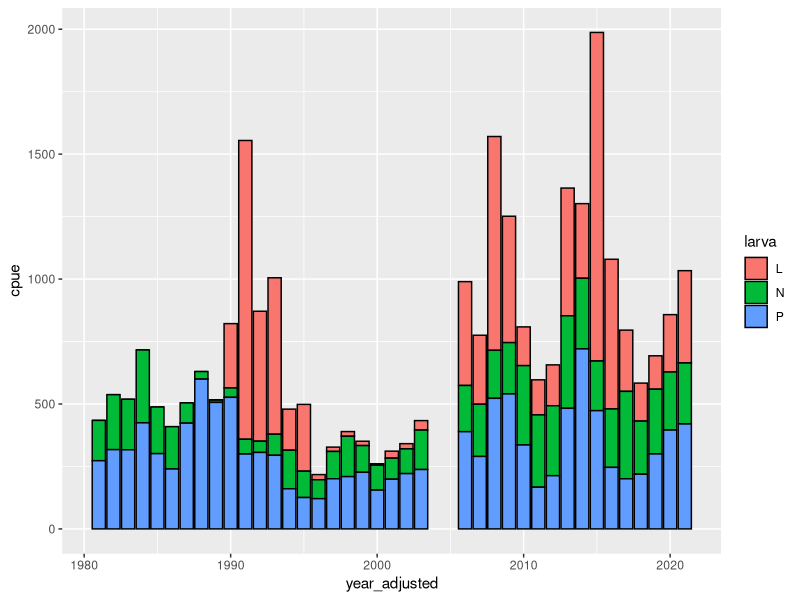
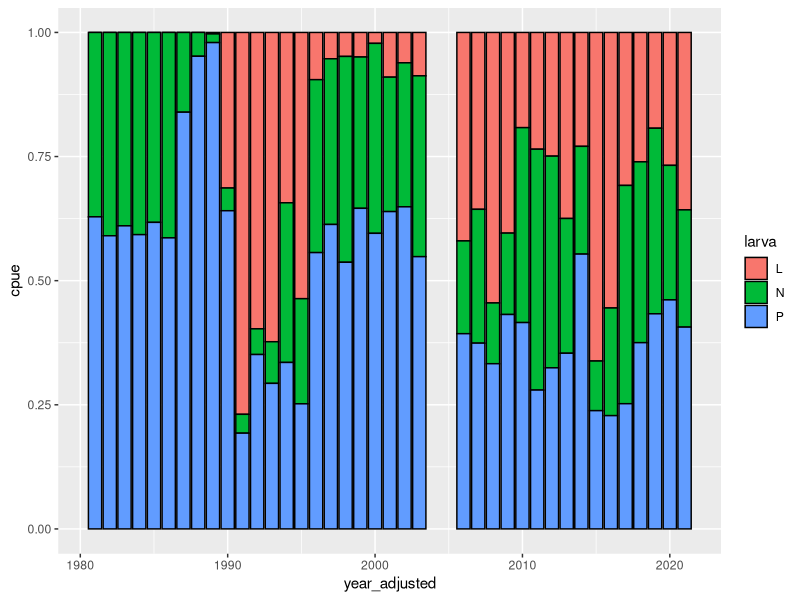
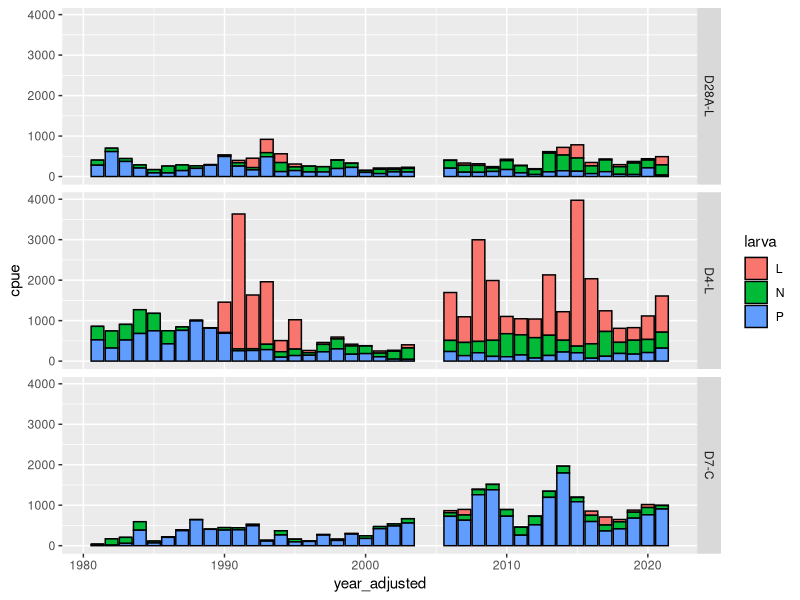
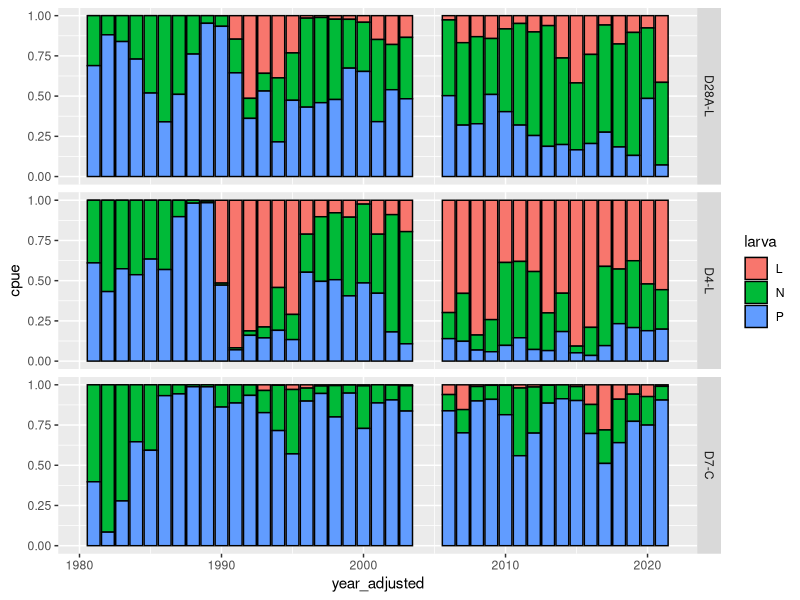
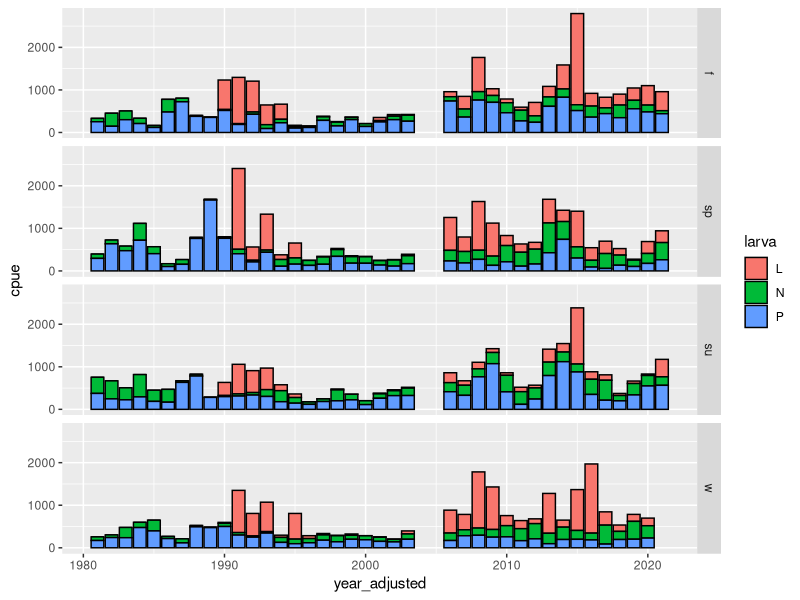
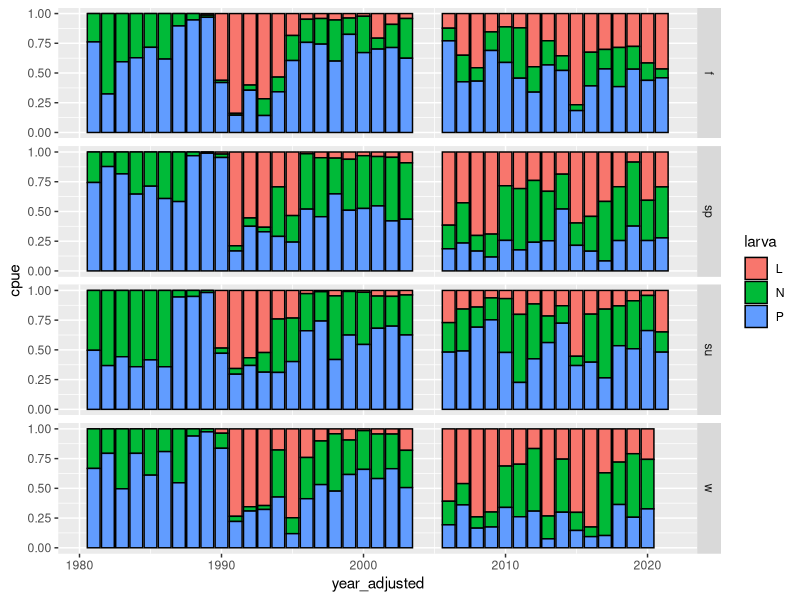
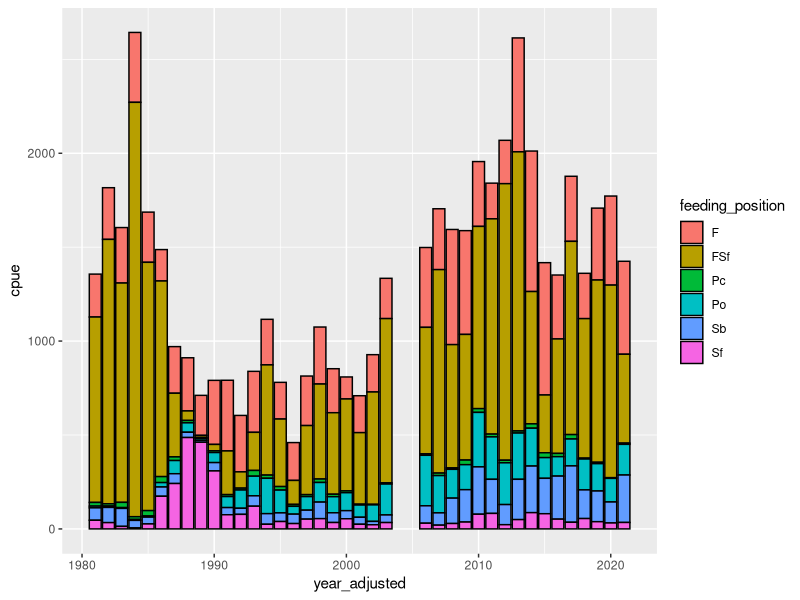
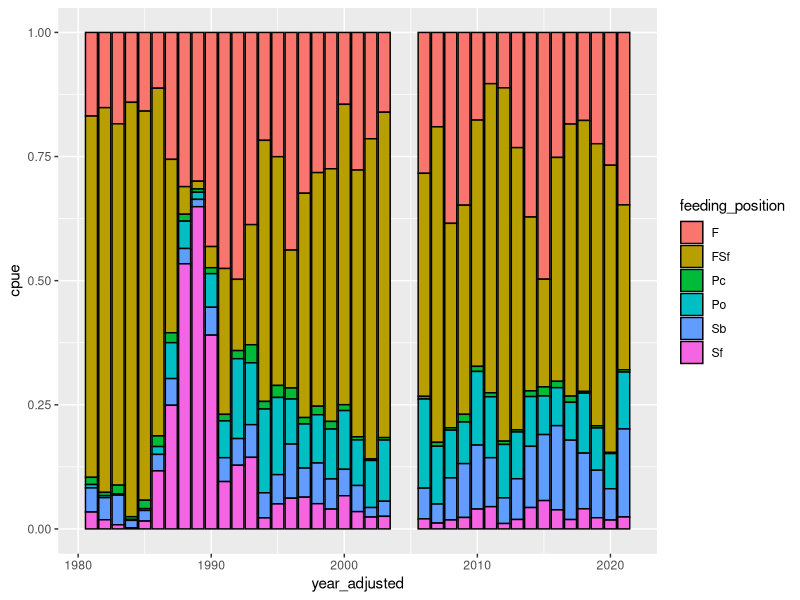

The R script that drew these images, in order: (Note: this script raises an error after producing the figures.)
#Drought traits project
#Benthic invertebrates
#distribution of traits through time
#Leela Dixit

#packages----
#install.packages("tidyverse")
library(tidyverse)
library(stringr)


#read in data----

#three taxa that are not IDed below family level
high_taxa <- c(1090, 1270, 1290 )

#three new taxa that don't have size data yet
new_taxa <- c(4740, 5130, 6565)

#abundances for the common 10 stn taxa by station and month (n = 66)
abund10stn <- read_csv("./benthic/data_output/benthic_common10_abundances_by_station.csv") %>% 
  #drop the three taxa that are not IDed below family level
  filter(!(organism_code %in% high_taxa) & !(organism_code %in% new_taxa))

#trait data for the common 10 stn taxa
#mostly just origin and size data but also more trait data for the 14 dominant taxa
traits <- read_csv("./benthic/data_output/benthic_common10_by_stn_trait_data_filled_06162025.csv") %>% 
  glimpse()

#categorical salinity data
sal <- read_csv("./benthic/data_output/psu_categories_stn_yr.csv")

#format trait data----

#only keep planktonic larvae and trophic habit info
traits_pt <- traits %>%
  select(prop_d28, prop_d4, prop_d7,
         organism_code,
         native,
         target_taxon_name,
         trait,
         trait_value) %>%
  #only keeping larva and trophic habit trait data
  filter(trait %in% c("larva", "feeding_position")) %>%
  #pivot trait values so they each have their own column
  pivot_wider(names_from = trait,
              values_from = trait_value)

#format abundance data and summarize it by trait data---------

#add season column
abund10stn_seas <- abund10stn %>% 
  mutate(
    #add season column
    season = as.factor(
      case_when(month==12 | month==1 | month==2 ~ "w"
                ,month==3 | month==4 | month==5 ~ "sp"
                ,month==6 | month==7 | month==8 ~ "su"
                ,month==9 | month==10 | month==11 ~ "f"
      )),.after = month) %>% 
  glimpse()

#join trait data to abundance data
abund_trait <- abund10stn_seas %>% 
  left_join(traits_pt) %>% 
  glimpse()

#trait/abund data without clams

clam <- c("6730","6890")

abund_trait_noclam <- abund_trait %>% 
  filter(!(organism_code %in% clam))

#with clams: sum CPUE by trait----

#sum station by larva
abund_trait_disp <- abund_trait %>% 
  #sum cpue within station by larva
  group_by(station_code,year_adjusted, season, larva) %>% 
  summarise(cpue = (mean_cpue),.groups ='drop') %>% 
  glimpse()

#sum station by trophic habit
abund_trait_tro <- abund_trait %>%
  #sum cpue within station by trophic habit
  group_by(station_code,year_adjusted, season, feeding_position) %>% 
  summarise(cpue = (mean_cpue),.groups ='drop') %>% 
  glimpse()

#sum station by larva and trophic habit
abund_trait_disp_tro <- abund_trait %>% 
  #sum cpue within station by larva and trophic habit
  group_by(station_code,year_adjusted, season, larva, feeding_position) %>% 
  summarise(cpue = (mean_cpue),.groups ='drop') %>% 
  glimpse()

#sum station by larva, th, and origin
abund_trait_disp_tro_orig <- abund_trait %>% 
  #sum cpue within station by larva, th, and origin
  group_by(station_code,year_adjusted, season, native, larva, feeding_position) %>% 
  summarise(cpue = (mean_cpue),.groups ='drop') %>% 
  glimpse()


#mean CPUE at different time scales per trait----

#larva
#sum by year and station for larva
abund_trait_disp_stn_yr <- abund_trait_disp %>% 
  group_by(station_code,year_adjusted, larva) %>% 
  summarise(cpue = mean(cpue),.groups ='drop') %>% 
  glimpse()

#sum by year and season for larva
abund_trait_disp_seas_yr <- abund_trait_disp %>% 
  group_by(year_adjusted, season, larva) %>% 
  summarise(cpue = mean(cpue),.groups ='drop') %>% 
  glimpse()

#summarize by year for larva
abund_trait_disp_yr <- abund_trait_disp %>% 
  group_by(year_adjusted, larva) %>% 
  summarise(cpue = mean(cpue),.groups ='drop') %>% 
  glimpse()

#trophic habit
#sum by year and station for trophic habit
abund_trait_tro_stn_yr <- abund_trait_tro %>% 
  group_by(station_code,year_adjusted, feeding_position) %>% 
  summarise(cpue = mean(cpue),.groups ='drop') %>% 
  glimpse()

#sum by year and season for trophic habit
abund_trait_tro_seas_yr <- abund_trait_tro %>% 
  group_by(year_adjusted, season, feeding_position) %>% 
  summarise(cpue = mean(cpue),.groups ='drop') %>% 
  glimpse()

#summarize by year for trophic habit
abund_trait_tro_yr <- abund_trait_tro %>% 
  group_by(year_adjusted, feeding_position) %>% 
  summarise(cpue = mean(cpue),.groups ='drop') %>% 
  glimpse()

#mean CPUE at different time scales by combo traits----

#larva and trophic habit
#summarize by year and station
abund_trait_disp_tro_stn_yr <- abund_trait_disp_tro %>% 
  group_by(station_code,year_adjusted, larva, feeding_position) %>% 
  summarise(cpue = mean(cpue),.groups ='drop') %>% 
  glimpse()

#summarize by year and season
abund_trait_disp_tro_seas_yr <- abund_trait_disp_tro %>% 
  group_by(year_adjusted, season, larva, feeding_position) %>% 
  summarise(cpue = mean(cpue),.groups ='drop') %>% 
  glimpse()

#summarize by year
abund_trait_disp_tro_yr <- abund_trait_disp_tro %>% 
  group_by(year_adjusted, larva, feeding_position) %>% 
  summarise(cpue = mean(cpue),.groups ='drop') %>% 
  glimpse()

#larva and origin
#summarize by year and station
abund_trait_disp_orig_stn_yr <- abund_trait_disp_tro_orig %>% 
  group_by(station_code,year_adjusted, native, larva) %>% 
  summarise(cpue = mean(cpue),.groups ='drop') %>% 
  glimpse()

#summarize by year and season
abund_trait_disp_orig_seas_yr <- abund_trait_disp_tro_orig %>% 
  group_by(year_adjusted, season, larva, native) %>% 
  summarise(cpue = mean(cpue),.groups ='drop') %>% 
  glimpse()

#summarize by year
abund_trait_disp_orig_yr <- abund_trait_disp_tro_orig %>% 
  group_by(year_adjusted, larva, native) %>% 
  summarise(cpue = mean(cpue),.groups ='drop') %>% 
  glimpse()

#trophic habit and origin
#summarize by year and station
abund_trait_tro_orig_stn_yr <- abund_trait_disp_tro_orig %>% 
  group_by(station_code,year_adjusted, native, feeding_position) %>% 
  summarise(cpue = mean(cpue),.groups ='drop') %>% 
  glimpse()

#summarize by year and season
abund_trait_tro_orig_seas_yr <- abund_trait_disp_tro_orig %>% 
  group_by(year_adjusted, season, feeding_position, native) %>% 
  summarise(cpue = mean(cpue),.groups ='drop') %>% 
  glimpse()

#summarize by year
abund_trait_tro_orig_yr <- abund_trait_disp_tro_orig %>% 
  group_by(year_adjusted, feeding_position, native) %>% 
  summarise(cpue = mean(cpue),.groups ='drop') %>% 
  glimpse()

#larva plots----

#absolute abundance stacked bar plot by year
(plot_abund_disp_yr_abs <- ggplot(abund_trait_disp_yr, aes(x = year_adjusted, y = cpue, fill = larva))+
   geom_bar(stat = "identity", color = "black"))

#relative abundance stacked bar plot by year
(plot_abund_disp_yr_rel <- ggplot(abund_trait_disp_yr, aes(x = year_adjusted, y = cpue, fill = larva))+
    geom_bar(stat = "identity", position = "fill", color = "black"))

#very sharp increase in planktonic larva after introduction of clams, but surprising to see it drop pretty quickly

#absolute abundance stacked bar plot by station and year
(plot_abund_disp_stn_yr_abs <- ggplot(abund_trait_disp_stn_yr, aes(x = year_adjusted, y = cpue, fill = larva))+
    geom_bar(stat = "identity", color = "black")+
    facet_grid(station_code~.))
#D7 has most planktonic larva, makes sense with clams

#relative abundance stacked bar plot by station and year
(plot_abund_disp_stn_yr_rel <- ggplot(abund_trait_disp_stn_yr, aes(x = year_adjusted, y = cpue, fill = larva))+
    geom_bar(stat = "identity", position = "fill", color = "black")+
    facet_grid(station_code~.))
#increase in P in all, but drops in all but D7

#absolute abundance stacked bar plot by season and year
(plot_abund_disp_seas_yr_abs <- ggplot(abund_trait_disp_seas_yr, aes(x = year_adjusted, y = cpue, fill = larva))+
    geom_bar(stat = "identity", color = "black")+
    facet_grid(season~.))

#relative abundance stacked bar plot by season and year
(plot_abund_disp_seas_yr_rel <- ggplot(abund_trait_disp_seas_yr, aes(x = year_adjusted, y = cpue, fill = larva))+
    geom_bar(stat = "identity", position = "fill", color = "black")+
    facet_grid(season~.))


#trophic habit plots----

#absolute abundance stacked bar plot by year
(plot_abund_tro_yr_abs <- ggplot(abund_trait_tro_yr, aes(x = year_adjusted, y = cpue, fill = feeding_position))+
   geom_bar(stat = "identity", color = "black"))

#relative abundance stacked bar plot by year
(plot_abund_tro_yr_rel <- ggplot(abund_trait_tro_yr, aes(x = year_adjusted, y = cpue, fill = feeding_position))+
    geom_bar(stat = "identity", position = "fill", color = "black"))

#filter feeders boom with clams, but decrease over time. looks like their introduction allowed shredders to come into the system

#absolute abundance stacked bar plot by station and year
(plot_abund_tro_stn_yr_abs <- ggplot(abund_trait_tro_stn_yr, aes(x = year_adjusted, y = cpue, fill = feeding_position))+
    geom_bar(stat = "identity", color = "black")+
    facet_grid(station_code~.))

#relative abundance stacked bar plot by station and year
(plot_abund_tro_stn_yr_rel <- ggplot(abund_trait_tro_stn_yr, aes(x = year_adjusted, y = cpue, fill = feeding_position))+
    geom_bar(stat = "identity", position = "fill", color = "black")+
    facet_grid(station_code~.))

#shredders are mostly in D4 and D28...

#absolute abundance stacked bar plot by season and year
(plot_abund_tro_seas_yr_abs <- ggplot(abund_trait_tro_seas_yr, aes(x = year_adjusted, y = cpue, fill = feeding_position))+
    geom_bar(stat = "identity", color = "black")+
    facet_grid(season~.))

#relative abundance stacked bar plot by season and year
(plot_abund_tro_seas_yr_rel <- ggplot(abund_trait_tro_seas_yr, aes(x = year_adjusted, y = cpue, fill = feeding_position))+
    geom_bar(stat = "identity", position = "fill", color = "black")+
    facet_grid(season~.))

#combo plots----

#trophic habit and larva
#absolute abundance stacked bar plot by year
(plot_abund_disp_tro_yr_abs <- ggplot(abund_trait_disp_tro_yr, aes(x = year_adjusted, y = cpue, fill = feeding_position))+
   geom_bar(stat = "identity", color = "black")+
   facet_grid(larva~.))

#relative abundance stacked bar plot by year
(plot_abund_disp_tro_yr_rel <- ggplot(abund_trait_disp_tro_yr, aes(x = year_adjusted, y = cpue, fill = feeding_position))+
    geom_bar(stat = "identity", position = "fill", color = "black")+
    facet_grid(larva~.))

#absolute abundance stacked bar plot by station and year
(plot_abund_disp_tro_stn_yr_abs <- ggplot(abund_trait_disp_tro_stn_yr, aes(x = year_adjusted, y = cpue, fill = feeding_position))+
   geom_bar(stat = "identity", color = "black")+
   facet_grid(station_code~larva))

#relative abundance stacked bar plot by station and year
(plot_abund_disp_tro_stn_yr_rel <- ggplot(abund_trait_disp_tro_stn_yr, aes(x = year_adjusted, y = cpue, fill = feeding_position))+
    geom_bar(stat = "identity", position = "fill", color = "black")+
    facet_grid(station_code~larva))

#absolute abundance stacked bar plot by season and year
(plot_abund_disp_tro_seas_yr_abs <- ggplot(abund_trait_disp_tro_seas_yr, aes(x = year_adjusted, y = cpue, fill = larva))+
    geom_bar(stat = "identity", color = "black")+
    facet_grid(season~feeding_position))

#relative abundance stacked bar plot by season and year
(plot_abund_disp_tro_seas_yr_rel <- ggplot(abund_trait_disp_tro_seas_yr, aes(x = year_adjusted, y = cpue, fill = feeding_position))+
    geom_bar(stat = "identity", position = "fill", color = "black")+
    facet_grid(season~larva))

#trophic habit and origin
#absolute abundance stacked bar plot by year
(plot_abund_tro_orig_yr_abs <- ggplot(abund_trait_tro_orig_yr, aes(x = year_adjusted, y = cpue, fill = feeding_position))+
    geom_bar(stat = "identity", color = "black")+
    facet_grid(native~.))

#relative abundance stacked bar plot by year
(plot_abund_tro_orig_yr_rel <- ggplot(abund_trait_tro_orig_yr, aes(x = year_adjusted, y = cpue, fill = feeding_position))+
    geom_bar(stat = "identity", position = "fill", color = "black")+
    facet_grid(native~.))

#absolute abundance stacked bar plot by station and year
(plot_abund_tro_orig_stn_yr_abs <- ggplot(abund_trait_tro_orig_stn_yr, aes(x = year_adjusted, y = cpue, fill = feeding_position))+
    geom_bar(stat = "identity", color = "black")+
    facet_grid(station_code~native))

#relative abundance stacked bar plot by station and year
(plot_abund_tro_orig_stn_yr_rel <- ggplot(abund_trait_tro_orig_stn_yr, aes(x = year_adjusted, y = cpue, fill = feeding_position))+
    geom_bar(stat = "identity", position = "fill", color = "black")+
    facet_grid(station_code~native))

#absolute abundance stacked bar plot by season and year
(plot_abund_tro_orig_seas_yr_abs <- ggplot(abund_trait_tro_orig_seas_yr, aes(x = year_adjusted, y = cpue, fill = feeding_position))+
    geom_bar(stat = "identity", color = "black")+
    facet_grid(season~native))

#relative abundance stacked bar plot by season and year
(plot_abund_tro_orig_seas_yr_rel <- ggplot(abund_trait_tro_orig_seas_yr, aes(x = year_adjusted, y = cpue, fill = feeding_position))+
    geom_bar(stat = "identity", position = "fill", color = "black")+
    facet_grid(season~native))

#larva and origin
#absolute abundance stacked bar plot by year
(plot_abund_disp_orig_yr_abs <- ggplot(abund_trait_disp_orig_yr, aes(x = year_adjusted, y = cpue, fill = larva))+
    geom_bar(stat = "identity", color = "black")+
    facet_grid(native~.))

#relative abundance stacked bar plot by year
(plot_abund_disp_orig_yr_rel <- ggplot(abund_trait_disp_orig_yr, aes(x = year_adjusted, y = cpue, fill = larva))+
    geom_bar(stat = "identity", position = "fill", color = "black")+
    facet_grid(native~.))

#absolute abundance stacked bar plot by station and year
(plot_abund_disp_orig_stn_yr_abs <- ggplot(abund_trait_disp_orig_stn_yr, aes(x = year_adjusted, y = cpue, fill = larva))+
    geom_bar(stat = "identity", color = "black")+
    facet_grid(station_code~native))

#relative abundance stacked bar plot by station and year
(plot_abund_disp_orig_stn_yr_rel <- ggplot(abund_trait_disp_orig_stn_yr, aes(x = year_adjusted, y = cpue, fill = larva))+
    geom_bar(stat = "identity", position = "fill", color = "black")+
    facet_grid(station_code~native))

#absolute abundance stacked bar plot by season and year
(plot_abund_disp_orig_seas_yr_abs <- ggplot(abund_trait_disp_orig_seas_yr, aes(x = year_adjusted, y = cpue, fill = larva))+
    geom_bar(stat = "identity", color = "black")+
    facet_grid(season~native))

#relative abundance stacked bar plot by season and year
(plot_abund_disp_orig_seas_yr_rel <- ggplot(abund_trait_disp_orig_seas_yr, aes(x = year_adjusted, y = cpue, fill = larva))+
    geom_bar(stat = "identity", position = "fill", color = "black")+
    facet_grid(season~native))


#no clams: sum CPUE by trait----

#sum station by larva
abund_trait_noclam_disp <- abund_trait_noclam %>%
  #sum cpue within station by origin
  group_by(station_code,year_adjusted, season, larva) %>% 
  summarise(cpue = (mean_cpue),.groups ='drop') %>% 
  glimpse()

#sum station by trophic habit
abund_trait_noclam_tro <- abund_trait_noclam %>%
  #sum cpue within station by origin
  group_by(station_code,year_adjusted, season, feeding_position) %>% 
  summarise(cpue = (mean_cpue),.groups ='drop') %>% 
  glimpse()

#summarize station data by larva, trophic habit, origin
abund_trait_noclam_disp_tro_orig <- abund_trait_noclam %>% 
  #sum cpue within station by origin, larva, trophic habit
  group_by(station_code,year_adjusted, season, native, larva, feeding_position) %>% 
  summarise(cpue = (mean_cpue),.groups ='drop') %>% 
  glimpse()

#no clams: mean CPUE by different time scales per trait----

#larva
#summarize by year and station for larva
abund_trait_noclam_disp_stn_yr <- abund_trait_noclam_disp %>% 
  group_by(station_code,year_adjusted, larva) %>% 
  summarise(cpue = mean(cpue),.groups ='drop') %>% 
  glimpse()

#summarize by year and season for larva
abund_trait_noclam_disp_seas_yr <- abund_trait_noclam_disp %>% 
  group_by(year_adjusted, season, larva) %>% 
  summarise(cpue = mean(cpue),.groups ='drop') %>% 
  glimpse()

#summarize by year for larva
abund_trait_noclam_disp_yr <- abund_trait_noclam_disp %>% 
  group_by(year_adjusted, larva) %>% 
  summarise(cpue = mean(cpue),.groups ='drop') %>% 
  glimpse()

#trophic habit
#summarize by year and station for trophic habit
abund_trait_noclam_tro_stn_yr <- abund_trait_noclam_tro %>% 
  group_by(station_code,year_adjusted, feeding_position) %>% 
  summarise(cpue = mean(cpue),.groups ='drop') %>% 
  glimpse()

#summarize by year and season for trophic habit
abund_trait_noclam_tro_seas_yr <- abund_trait_noclam_tro %>% 
  group_by(year_adjusted, season, feeding_position) %>% 
  summarise(cpue = mean(cpue),.groups ='drop') %>% 
  glimpse()

#summarize by year for trophic habit
abund_trait_noclam_tro_yr <- abund_trait_noclam_tro %>% 
  group_by(year_adjusted, feeding_position) %>% 
  summarise(cpue = mean(cpue),.groups ='drop') %>% 
  glimpse()


#no clams: mean CPUE by different time scales by combo trait----

#larva and trophic habit
#summarize by year and station
abund_trait_noclam_disp_tro_stn_yr <- abund_trait_noclam_disp_tro_orig %>% 
  group_by(station_code,year_adjusted, larva, feeding_position) %>% 
  summarise(cpue = mean(cpue),.groups ='drop') %>% 
  glimpse()

#summarize by year and season
abund_trait_noclam_disp_tro_seas_yr <- abund_trait_noclam_disp_tro_orig %>% 
  group_by(year_adjusted, season, larva, feeding_position) %>% 
  summarise(cpue = mean(cpue),.groups ='drop') %>% 
  glimpse()

#summarize by year
abund_trait_noclam_disp_tro_yr <- abund_trait_noclam_disp_tro_orig %>% 
  group_by(year_adjusted, larva, feeding_position) %>% 
  summarise(cpue = mean(cpue),.groups ='drop') %>% 
  glimpse()

#larva and origin
#summarize by year and station
abund_trait_noclam_disp_orig_stn_yr <- abund_trait_noclam_disp_tro_orig %>% 
  group_by(station_code,year_adjusted, larva, native) %>% 
  summarise(cpue = mean(cpue),.groups ='drop') %>% 
  glimpse()

#summarize by year and season
abund_trait_noclam_disp_orig_seas_yr <- abund_trait_noclam_disp_tro_orig %>% 
  group_by(year_adjusted, season, larva, native) %>% 
  summarise(cpue = mean(cpue),.groups ='drop') %>% 
  glimpse()

#summarize by year
abund_trait_noclam_disp_orig_yr <- abund_trait_noclam_disp_tro_orig %>% 
  group_by(year_adjusted, larva, native) %>% 
  summarise(cpue = mean(cpue),.groups ='drop') %>% 
  glimpse()

#trophic habit and origin
#summarize by year and station
abund_trait_noclam_tro_orig_stn_yr <- abund_trait_noclam_disp_tro_orig %>% 
  group_by(station_code,year_adjusted, native, feeding_position) %>% 
  summarise(cpue = mean(cpue),.groups ='drop') %>% 
  glimpse()

#summarize by year and season
abund_trait_noclam_tro_orig_seas_yr <- abund_trait_noclam_disp_tro_orig %>% 
  group_by(year_adjusted, season, native, feeding_position) %>% 
  summarise(cpue = mean(cpue),.groups ='drop') %>% 
  glimpse()

#summarize by year
abund_trait_noclam_tro_orig_yr <- abund_trait_noclam_disp_tro_orig %>% 
  group_by(year_adjusted, native, feeding_position) %>% 
  summarise(cpue = mean(cpue),.groups ='drop') %>% 
  glimpse()


#no clam: larva plot----

#absolute abundance stacked bar plot by year
(plot_abund_noclam_disp_yr_abs <- ggplot(abund_trait_noclam_disp_yr, aes(x = year_adjusted, y = cpue, fill = larva))+
   geom_bar(stat = "identity", color = "black"))

#relative abundance stacked bar plot by year
(plot_abund_noclam_disp_yr_rel <- ggplot(abund_trait_noclam_disp_yr, aes(x = year_adjusted, y = cpue, fill = larva))+
    geom_bar(stat = "identity", position = "fill", color = "black"))

#absolute abundance stacked bar plot by station and year
(plot_abund_noclam_disp_stn_yr_abs <- ggplot(abund_trait_noclam_disp_stn_yr, aes(x = year_adjusted, y = cpue, fill = larva))+
    geom_bar(stat = "identity", color = "black")+
    facet_grid(station_code~.))

#relative abundance stacked bar plot by station and year
(plot_abund_noclam_disp_stn_yr_rel <- ggplot(abund_trait_noclam_disp_stn_yr, aes(x = year_adjusted, y = cpue, fill = larva))+
    geom_bar(stat = "identity", position = "fill", color = "black")+
    facet_grid(station_code~.))

#absolute abundance stacked bar plot by season and year
(plot_abund_noclam_disp_seas_yr_abs <- ggplot(abund_trait_noclam_disp_seas_yr, aes(x = year_adjusted, y = cpue, fill = larva))+
    geom_bar(stat = "identity", color = "black")+
    facet_grid(season~.))

#relative abundance stacked bar plot by season and year
(plot_abund_noclam_disp_seas_yr_rel <- ggplot(abund_trait_noclam_disp_seas_yr, aes(x = year_adjusted, y = cpue, fill = larva))+
    geom_bar(stat = "identity", position = "fill", color = "black")+
    facet_grid(season~.))


#no clam: trophic habit plot----
#absolute abundance stacked bar plot by year
(plot_abund_noclam_tro_yr_abs <- ggplot(abund_trait_noclam_tro_yr, aes(x = year_adjusted, y = cpue, fill = feeding_position))+
   geom_bar(stat = "identity", color = "black"))

#relative abundance stacked bar plot by year
(plot_abund_noclam_tro_yr_rel <- ggplot(abund_trait_noclam_tro_yr, aes(x = year_adjusted, y = cpue, fill = feeding_position))+
    geom_bar(stat = "identity", position = "fill", color = "black"))


#absolute abundance stacked bar plot by station and year
(plot_abund_noclam_tro_stn_yr_abs <- ggplot(abund_trait_noclam_tro_stn_yr, aes(x = year_adjusted, y = cpue, fill = feeding_position))+
    geom_bar(stat = "identity", color = "black")+
    facet_grid(station_code~.))

#relative abundance stacked bar plot by station and year
(plot_abund_noclam_tro_stn_yr_rel <- ggplot(abund_trait_noclam_tro_stn_yr, aes(x = year_adjusted, y = cpue, fill = feeding_position))+
    geom_bar(stat = "identity", position = "fill", color = "black")+
    facet_grid(station_code~.))

#absolute abundance stacked bar plot by season and year
(plot_abund_noclam_tro_seas_yr_abs <- ggplot(abund_trait_noclam_tro_seas_yr, aes(x = year_adjusted, y = cpue, fill = feeding_position))+
    geom_bar(stat = "identity", color = "black")+
    facet_grid(season~.))

#relative abundance stacked bar plot by season and year
(plot_abund_noclam_tro_seas_yr_rel <- ggplot(abund_trait_noclam_tro_seas_yr, aes(x = year_adjusted, y = cpue, fill = feeding_position))+
    geom_bar(stat = "identity", position = "fill", color = "black")+
    facet_grid(season~.))

#no clam: combo plots----

#trophic habit and larva
#absolute abundance stacked bar plot by year
(plot_abund_noclam_disp_tro_yr_abs <- ggplot(abund_trait_noclam_disp_tro_yr, aes(x = year_adjusted, y = cpue, fill = feeding_position))+
   geom_bar(stat = "identity", color = "black")+
   facet_grid(larva~.))

#relative abundance stacked bar plot by year
(plot_abund_noclam_disp_tro_yr_rel <- ggplot(abund_trait_noclam_disp_tro_yr, aes(x = year_adjusted, y = cpue, fill = feeding_position))+
    geom_bar(stat = "identity", position = "fill", color = "black")+
    facet_grid(larva~.))

#absolute abundance stacked bar plot by station and year
(plot_abund_noclam_disp_tro_stn_yr_abs <- ggplot(abund_trait_noclam_disp_tro_stn_yr, aes(x = year_adjusted, y = cpue, fill = feeding_position))+
    geom_bar(stat = "identity", color = "black")+
    facet_grid(station_code~larva))

#relative abundance stacked bar plot by station and year
(plot_abund_noclam_disp_tro_stn_yr_rel <- ggplot(abund_trait_noclam_disp_tro_stn_yr, aes(x = year_adjusted, y = cpue, fill = feeding_position))+
    geom_bar(stat = "identity", position = "fill", color = "black")+
    facet_grid(station_code~larva))

#absolute abundance stacked bar plot by season and year
(plot_abund_noclam_disp_tro_seas_yr_abs <- ggplot(abund_trait_noclam_disp_tro_seas_yr, aes(x = year_adjusted, y = cpue, fill = feeding_position))+
    geom_bar(stat = "identity", color = "black")+
    facet_grid(season~larva))

#relative abundance stacked bar plot by season and year
(plot_abund_noclam_disp_tro_seas_yr_rel <- ggplot(abund_trait_noclam_disp_tro_seas_yr, aes(x = year_adjusted, y = cpue, fill = feeding_position))+
    geom_bar(stat = "identity", position = "fill", color = "black")+
    facet_grid(season~larva))

#trophic habit and origin
#absolute abundance stacked bar plot by year
(plot_abund_noclam_tro_orig_yr_abs <- ggplot(abund_trait_noclam_tro_orig_yr, aes(x = year_adjusted, y = cpue, fill = feeding_position))+
    geom_bar(stat = "identity", color = "black")+
    facet_grid(native~.))

#relative abundance stacked bar plot by year
(plot_abund_noclam_tro_orig_yr_rel <- ggplot(abund_trait_noclam_tro_orig_yr, aes(x = year_adjusted, y = cpue, fill = feeding_position))+
    geom_bar(stat = "identity", position = "fill", color = "black")+
    facet_grid(native~.))

#absolute abundance stacked bar plot by station and year
(plot_abund_noclam_tro_orig_stn_yr_abs <- ggplot(abund_trait_noclam_tro_orig_stn_yr, aes(x = year_adjusted, y = cpue, fill = feeding_position))+
    geom_bar(stat = "identity", color = "black")+
    facet_grid(station_code~native))

#relative abundance stacked bar plot by station and year
(plot_abund_noclam_tro_orig_stn_yr_rel <- ggplot(abund_trait_noclam_tro_orig_stn_yr, aes(x = year_adjusted, y = cpue, fill = feeding_position))+
    geom_bar(stat = "identity", position = "fill", color = "black")+
    facet_grid(station_code~native))

#absolute abundance stacked bar plot by season and year
(plot_abund_noclam_tro_orig_seas_yr_abs <- ggplot(abund_trait_noclam_tro_orig_seas_yr, aes(x = year_adjusted, y = cpue, fill = feeding_position))+
    geom_bar(stat = "identity", color = "black")+
    facet_grid(season~native))

#relative abundance stacked bar plot by season and year
(plot_abund_noclam_disp_tro_seas_yr_rel <- ggplot(abund_trait_noclam_tro_orig_seas_yr, aes(x = year_adjusted, y = cpue, fill = feeding_position))+
    geom_bar(stat = "identity", position = "fill", color = "black")+
    facet_grid(season~native))

#larva and origin
#absolute abundance stacked bar plot by year
(plot_abund_noclam_disp_orig_yr_abs <- ggplot(abund_trait_noclam_disp_orig_yr, aes(x = year_adjusted, y = cpue, fill = larva))+
    geom_bar(stat = "identity", color = "black")+
    facet_grid(native~.))

#relative abundance stacked bar plot by year
(plot_abund_noclam_disp_orig_yr_rel <- ggplot(abund_trait_noclam_disp_orig_yr, aes(x = year_adjusted, y = cpue, fill = larva))+
    geom_bar(stat = "identity", position = "fill", color = "black")+
    facet_grid(native~.))

#absolute abundance stacked bar plot by station and year
(plot_abund_noclam_disp_orig_stn_yr_abs <- ggplot(abund_trait_noclam_disp_orig_stn_yr, aes(x = year_adjusted, y = cpue, fill = larva))+
    geom_bar(stat = "identity", color = "black")+
    facet_grid(station_code~native))

#relative abundance stacked bar plot by station and year
(plot_abund_noclam_disp_orig_stn_yr_rel <- ggplot(abund_trait_noclam_disp_orig_stn_yr, aes(x = year_adjusted, y = cpue, fill = larva))+
    geom_bar(stat = "identity", position = "fill", color = "black")+
    facet_grid(station_code~native))

#absolute abundance stacked bar plot by season and year
(plot_abund_noclam_disp_orig_seas_yr_abs <- ggplot(abund_trait_noclam_disp_orig_seas_yr, aes(x = year_adjusted, y = cpue, fill = larva))+
    geom_bar(stat = "identity", color = "black")+
    facet_grid(season~native))

#relative abundance stacked bar plot by season and year
(plot_abund_noclam_disp_orig_seas_yr_rel <- ggplot(abund_trait_noclam_disp_orig_seas_yr, aes(x = year_adjusted, y = cpue, fill = larva))+
    geom_bar(stat = "identity", position = "fill", color = "black")+
    facet_grid(season~native))


#Plots of proportion of organisms with planktonic larvae vs total organisms---------------
#inspired by Nichols and Thompson 1985


#create df that calculates proportion of organisms with planktonic larvae
abund_trait_sample_sum_plank <- abund_trait %>% 
  group_by(sample_date,station_code,larva) %>% 
  summarize(total_cpue = sum(mean_cpue)) %>% 
  #convert long to wide
  pivot_wider(names_from = larva, values_from = total_cpue) %>% 
  #calculate proportion
  mutate(plankton_prop = P/(N+P)
         ,total_ct = N + P
         )
  
#plot data
(plot_plankton_prop <- ggplot(abund_trait_sample_sum_plank, aes(x = total_ct, y = plankton_prop))+
    geom_point()+
    facet_grid("station_code")
  )

#Plots of proportion of organisms with planktonic larvae (except clams) vs total clams---------------


#create df that calculates proportion of organisms with planktonic larvae
abund_trait_sample_sum_plank_no_clam <- abund_trait_noclam %>% 
  group_by(sample_date,station_code,larva) %>% 
  summarize(total_cpue = sum(mean_cpue)) %>% 
  #convert long to wide
  pivot_wider(names_from = larva, values_from = total_cpue) %>% 
  #calculate proportion
  mutate(plankton_prop = P/(N+P)
         ,total_ct = N + P
  )

#create df that calculates total clams by sample
abund_trait_sample_sum_clams <- abund_trait %>% 
  filter(organism_code %in% clam) %>% 
  group_by(sample_date,station_code) %>% 
  summarize(clam_cpue = sum(mean_cpue))

#combine prop plankton and total clams dfs
plank_clam <- abund_trait_sample_sum_plank_no_clam %>% 
  left_join(abund_trait_sample_sum_clams)

#plot count data
# (plot_plankton_ct_noclam <- ggplot(plank_clam, aes(x = clam_cpue, y = total_ct))+
#     geom_point()+
#     facet_grid("station_code")
# )
#prop plot below is better

#plot count data
# (plot_plankton_count_noclam <- ggplot(plank_clam, aes(x = clam_cpue, y = P))+
#     geom_point()+
#     facet_grid("station_code")
# )
#because of outliers it is just harder to see pattern compared to looking at prop plot below

#plot prop data
(plot_plankton_prop_noclam <- ggplot(plank_clam, aes(x = clam_cpue, y = plankton_prop))+
    geom_point()+
    facet_grid("station_code")
)
#plot makes sense but I wonder if ALL organisms (regardless of traits) are at low abundance when clams are high

#plot non-clam cpue vs clam cpue
(plot_total_organisms_noclam <- ggplot(plank_clam, aes(x = clam_cpue, y = total_ct))+
    geom_point()+
    facet_grid("station_code")
)
#yes, at high clam densities everything else is low regardless of traits

#Plots of proportion of organisms (except clams) in different feeding habits vs total clams---------------

#create df that calculates proportion of organisms that filter feed
abund_trait_sample_sum_filter_no_clam <- abund_trait_noclam %>% 
  group_by(sample_date,station_code,feeding_position) %>% 
  summarize(total_cpue = sum(mean_cpue)) %>% 
  #convert long to wide
  pivot_wider(names_from = feeding_position, values_from = total_cpue) %>%   
  #calculate proportion
  mutate(total_cpue = sum(across(C:S),na.rm = T)
         ,filter_prop = F/total_cpue
  )

#combine prop filter and total clams dfs
filter_clam <- abund_trait_sample_sum_filter_no_clam %>% 
  left_join(abund_trait_sample_sum_clams)


#plot filter prop data
(plot_filter_prop_noclam <- ggplot(filter_clam, aes(x = clam_cpue, y = filter_prop))+
    geom_point()+
    facet_grid("station_code")
)
#declines with increasing clams

#plot shredder prop data
(plot_shredder_prop_noclam <- ggplot(filter_clam, aes(x = clam_cpue, y = S/total_cpue))+
    geom_point()+
    facet_grid("station_code")
)
#declines with increasing clams

#plot deposit feeder prop data
(plot_shredder_prop_noclam <- ggplot(filter_clam, aes(x = clam_cpue, y = D/total_cpue))+
    geom_point()+
    facet_grid("station_code")
)
#increases with clams; basically at high densities only deposit feeders coexist with clams

#plot deposit feeder count data
(plot_shredder_count_noclam <- ggplot(filter_clam, aes(x = clam_cpue, y = D))+
    geom_point()+
    facet_grid("station_code")
)
#what are the deposit feeds that remain with high clam abundance (>15,000 clams)?

#Look at the taxa present at very high clam densities-------------

#create dataframe
high_clam <- abund_trait_sample_sum_clams %>% 
  filter(clam_cpue > 15000) 

high_clam_taxa <- abund_trait %>% 
  inner_join(high_clam)  %>% 
  filter(mean_cpue>0 & !(organism_code%in%clam))

#plot high clam abundance vs other organism abundance
(plot_high_clam_taxa <- ggplot(high_clam_taxa, aes(x=clam_cpue, y=mean_cpue))+
    geom_point()+
    facet_wrap("organism_code",scales = "free_y")
  
)
#at high clam abundances (which is really just high Potamocorbula abundances) virtually all other
#are present at fairly low abundances compared to 4550 (amphipod Sinocorophium alienense)

#similar plot but by trophic habitat rather than taxon
(plot_high_clam_th <- ggplot(high_clam_taxa, aes(x=clam_cpue, y=mean_cpue))+
    geom_point()+
    facet_wrap("feeding_position"
               ,scales = "free_y"
               ,ncol = 1
               )
  
)


#community composition by station----
#trait composition by salinity category----

med_cat_str = c('F'='fresh','VL'='very low','L'='low','B'='brackish',"VB'='very brackish")

#join trait data with salinity data
trait_sal <- full_join(abund_trait, sal, by= "station_code")%>%
  as.character(trait_sal$pss_median_category)
trait_sal$median_cat_short=trait_sal$pss_median_category
trait_sal$median_cat_short <- str_replace_all(string=text, pattern=med_cat_str)

#larva for median salinity categories
(plot_abund_trait_sal <- ggplot(trait_sal, aes(x=pss_median_category, y=mean_cpue, fill=larva))+
  geom_bar(stat="identity")+
  facet_grid(station_code~.)+
  scale_x_discrete(limits=c('fresh', 'very low', 'low', 'brackish', 'very brackish')))

#trophic_habit for median salinity categories
(plot_abund_trait_sal <- ggplot(trait_sal, aes(x=pss_median_category, y=mean_cpue, fill=feeding_position))+
    geom_bar(stat="identity")+
    facet_grid(station_code~.)+
    scale_x_discrete(limits=c('fresh', 'very low', 'low','brackish', 'very brackish')))

(plot_abund_trait_sal <- ggplot(trait_sal, aes(x=pss_median_category, y=mean_cpue, fill=feeding_position))+
    geom_bar(stat="identity", position="fill")+
    scale_x_discrete(limits=c('fresh','very low', 'low','brackish', 'very brackish')))

#larva for mean salinity categories
(plot_abund_trait_sal <- ggplot(trait_sal, aes(x=pss_mean_category, y=mean_cpue, fill=larva))+
    geom_bar(stat="identity", position ="fill")+
    scale_x_discrete(limits=c('fresh', 'very low', 'low', 'brackish', 'very brackish')))

#trophic_habit for mean salinity categories
(plot_abund_trait_sal <- ggplot(trait_sal, aes(x=pss_mean_category, y=mean_cpue, fill=feeding_position))+
    geom_bar(stat="identity", position ="fill")+
    scale_x_discrete(limits=c('fresh', 'very low', 'low', 'brackish', 'very brackish')))

#no clam: trait composition by salinity category----

#join trait data with salinity data
trait_sal_noclam <- full_join(abund_trait_noclam, sal, by= "station_code")

#larva for median salinity categories
(plot_abund_trait_sal_noclam <- ggplot(trait_sal_noclam, aes(x=pss_median_category, y=mean_cpue, fill=larva))+
    geom_bar(stat="identity")+
    facet_grid(station_code~.)+
    scale_x_discrete(limits=c('fresh', 'very low', 'low', 'brackish', 'very brackish')))

#trophic_habit for median salinity categories
(plot_abund_trait_sal_noclam <- ggplot(trait_sal_noclam, aes(x=pss_median_category, y=mean_cpue, fill=feeding_position))+
    geom_bar(stat="identity")+
    facet_grid(station_code~.)+
    scale_x_discrete(limits=c('fresh', 'very low', 'low','brackish', 'very brackish')))

#larva for mean salinity categories
(plot_abund_trait_sal_noclam <- ggplot(trait_sal_noclam, aes(x=pss_mean_category, y=mean_cpue, fill=larva))+
    geom_bar(stat="identity", position ="fill")+
    scale_x_discrete(limits=c('fresh', 'very low', 'low', 'brackish', 'very brackish')))

#trophic_habit for mean salinity categories
(plot_abund_trait_sal_noclam <- ggplot(trait_sal_noclam, aes(x=pss_mean_category, y=mean_cpue, fill=feeding_position))+
    geom_bar(stat="identity", position ="fill")+
    scale_x_discrete(limits=c('fresh', 'very low', 'low', 'brackish', 'very brackish')))

#trait composition over time with salinity category----

(plot_abund_trait_sal <- ggplot(trait_sal, aes(x=year, y=mean_cpue, fill=larva))+
   geom_bar(stat="identity")+
   facet_grid(station_code~.)+
  geom_text(data=trait_sal, label=trait_sal$pss_median_category))
  
